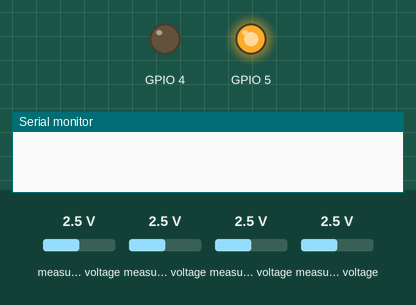
This sketch was run on a simulated ESP8266 (NodeMCU). On the bench: output pins drawn as LEDs (lit = HIGH), the last lines printed to the serial monitor. The test bench sets the inputs (shaded band); at power-on: measured voltage 2.5 V. WiFi joins after 1.5 s; servers stay silent unless stated. At 8.3 s the program puts the board to deep sleep or switches it off; the recording ends there.

Above: at 0.1 s.
At 1.67 s:
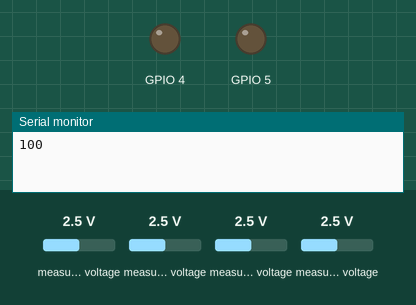
At 2.8 s:
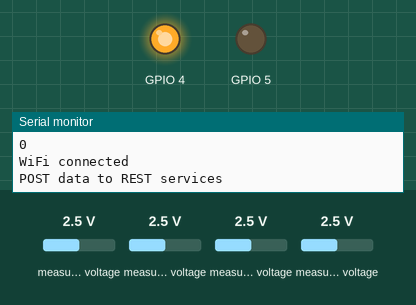
Timing chart, 0 to 4.3 s (numbered marks = the images above):
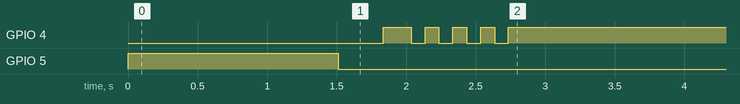

Measured:
- by itself, GPIO 4: LOW → HIGH at 1.8 s, → LOW 0.20 s later, → HIGH 0.10 s later, → LOW 0.10 s later, … (9 changes in this stretch)
- by itself, GPIO 5: LOW → HIGH at 0.00 s, → LOW 1.5 s later

The sketch:

main.ino
```cpp
// ------------------INFORMACIÓN---------------------------------------
//
// Fichero: main.ino
// Autor: LeafTech
// Fecha: 16/01/2021
//
// ------------------BIBLIOTECAS---------------------------------------
#include <Wire.h>
#include <Adafruit_ADS1015.h>

#include "SalinitySensor.h"
#include "HumiditySensor.h"
#include "TemperatureSensor.h"
#include "LuminitySensor.h"
#include "WifiManager.h"

Adafruit_ADS1115 ads1115(0x48);
WifiManager wifi;

// --------------------SET UP-----------------------------------------
void setup() {
  Serial.begin(9600);

  ads1115.begin();
  ads1115.setGain(GAIN_ONE);
}
// ---------------------LOOP------------------------------------------
void loop() {
  SalinitySensor salinitySensor(ads1115, (unsigned) 0, (unsigned) 5, (unsigned) 13500);
  HumiditySensor humiditySensor(ads1115, (unsigned) 2, (unsigned) 30000, (unsigned) 16825);
  TemperatureSensor temperatureSensor(ads1115, (unsigned) 1);
  LuminitySensor luminitySensor(ads1115, (unsigned) 3);

  salinitySensor.measureSalinity();
  Serial.println(salinitySensor.getVal());
  delay (300);
  humiditySensor.measureHumidity();
  Serial.println(humiditySensor.getVal());

  temperatureSensor.measureTemperature();
  Serial.println(temperatureSensor.getVal());

  luminitySensor.measureLuminity();
  Serial.println(luminitySensor.getVal());

// -----------------VALORES DE LA SONDA------------------------------
  String data[4];
  String dataName[4];

  dataName[0] = "Salinity";
  data[0] = salinitySensor.getVal();
  dataName[1] = "Humidity";
  data[1] = humiditySensor.getVal();
  dataName[2] = "Temperature";
  data[2] = temperatureSensor.getVal();
  dataName[3] = "Luminity";
  data[3] = luminitySensor.getVal();

// ---------------------WI-FI-----------------------------------------
  wifi.sendDataToCloud(dataName, data, 4);
// ---------------AHORRO DE ENERGÍA-----------------------------------
  delay(5000);
  Serial.println("Sleeping...");
  ESP.deepSleep(15 * 1000000);
}
// --------------------------------------------------------------------
```

HumiditySensor.h
```cpp
// ------------------INFORMACIÓN---------------------------------------
//
// Fichero: HumiditySensor.h
// Autor: LeafTech
// Fecha: 16/01/2021
//
// ---------------------------------------------------------------------
#ifndef HUMIDITYSENSOR_H
#define HUMIDITYSENSOR_H
// ------------------BIBLIOTECAS----------------------------------------
#include "Sensor.h"
// ----------------CLASE HUMIDITYSENSOR---------------------------------
class HumiditySensor: public Sensor {
  private:
    unsigned int humidityAirValue;
    unsigned int humidityWaterValue;
  public:
    void measureHumidity();
    HumiditySensor(Adafruit_ADS1115 _board, unsigned int _readPort, unsigned int _humidityAirValue, unsigned int _humidityWaterValue){
      board = _board;
      analogReadPort = _readPort;
      humidityAirValue = _humidityAirValue;
      humidityWaterValue = _humidityWaterValue;
    }
};
// ---------------------------------------------------------------------
#endif
// ---------------------------------------------------------------------
```

LuminitySensor.h
```cpp
// ------------------INFORMACIÓN---------------------------------------
//
// Fichero: LuminitySensor.h
// Autor: LeafTech
// Fecha: 16/01/2021
//
// ---------------------------------------------------------------------
#ifndef LUMINITYSENSOR_H
#define LUMINITYSENSOR_H
// ------------------BIBLIOTECAS----------------------------------------
#include "Sensor.h"
// ----------------CLASE LUMINITYSENSOR---------------------------------
class LuminitySensor: public Sensor {
  public:
    void measureLuminity();
    LuminitySensor(Adafruit_ADS1115 _board, unsigned int _readPort){
      board = _board;
      analogReadPort = _readPort;
    }
};
// ---------------------------------------------------------------------
#endif
// ---------------------------------------------------------------------
```

SalinitySensor.h
```cpp
// ------------------INFORMACIÓN---------------------------------------
//
// Fichero: SalinitySensor.h
// Autor: LeafTech
// Fecha: 16/01/2021
//
// ---------------------------------------------------------------------
#ifndef SALINITYSENSOR_H
#define SALINITYSENSOR_H
// ------------------BIBLIOTECAS----------------------------------------
#include "Sensor.h"
// ----------------CLASE SALINITYSENSOR---------------------------------
class SalinitySensor: public Sensor {
  private:
    unsigned int salinityWaterValue;
  public:
    void measureSalinity();
    SalinitySensor(Adafruit_ADS1115 _board, unsigned int _readPort, unsigned int _powerPort, unsigned int _salinityWaterValue){
      board = _board;
      analogReadPort = _readPort;
      powerPort = _powerPort;
      salinityWaterValue = _salinityWaterValue;
      pinMode(powerPort, OUTPUT);
     }
};
// ---------------------------------------------------------------------
#endif
// ---------------------------------------------------------------------
```

Sensor.h
```cpp
// ------------------INFORMACIÓN---------------------------------------
//
// Fichero: Sensor.h
// Autor: LeafTech
// Fecha: 16/01/2021
//
// ---------------------------------------------------------------------
#ifndef SENSOR_H
#define SENSOR_H
// ------------------BIBLIOTECAS----------------------------------------
#include <Adafruit_ADS1015.h>
// -----------------CLASE SENSOR----------------------------------------
class Sensor {
  protected:
    Adafruit_ADS1115 board;
    unsigned int analogReadPort;//Puerto analógico del ADS
    unsigned int powerPort;//Puerto de alimentación
    int readedValue;//Valor de lectura
    int finalValue;//Valor de lectura
    void readValue();
  public:
    int getVal(){  //Método para obtener valor final
      return finalValue;
    };
    int getValLect(){ //Método para obtener el valor de lectura
      return readedValue;
    };
};
// ---------------------------------------------------------------------
#endif
// ---------------------------------------------------------------------
```

TemperatureSensor.h
```cpp
// ------------------INFORMACIÓN---------------------------------------
//
// Fichero: TemperatureSensor.h
// Autor: LeafTech
// Fecha: 16/01/2021
//
// ---------------------------------------------------------------------
#ifndef TEMPERATUREENSOR_H
#define TEMPERATUREENSOR_H
// ------------------BIBLIOTECAS----------------------------------------
#include "Sensor.h"
// ----------------CLASE TEMPERATURESENSOR------------------------------
class TemperatureSensor: public Sensor {
  public:
    void measureTemperature();
    TemperatureSensor(Adafruit_ADS1115 _board, unsigned int _readPort){
      board = _board;
      analogReadPort = _readPort;
    }
};
// ---------------------------------------------------------------------
#endif
// ---------------------------------------------------------------------
```

WifiManager.h
```cpp
// ------------------INFORMACIÓN---------------------------------------
//
// Fichero: WifiManager.h
// Autor: LeafTech
// Fecha: 16/01/2021
//
// ---------------------------------------------------------------------
#ifndef WIFIMANAGER_H
#define WIFIMANAGER_H
// ----------------CLASE WIFIMANAGER------------------------------------
class WifiManager{
  public:
    WifiManager();
    void sendDataToCloud(String fieldName[], String data[], int nFields);
    bool isWifiConnected();
  private:
    void connectWiFi();
    void blinkLedStatus();
    void HTTPPost(String fieldName[], String fieldData[], int numFields);
};
// ---------------------------------------------------------------------
#endif
// ---------------------------------------------------------------------
```

WifiManager.ino
```cpp
// ------------------INFORMACIÓN---------------------------------------
//
// Fichero: WifiManager.ino
// Autor: LeafTech
// Fecha: 16/01/2021
//
// ------------------BIBLIOTECAS----------------------------------------
#include <ESP8266WiFi.h>
#include "WifiManager.h"
// ---------------------------------------------------------------------
//#define WiFi_CONNECTION_UPV
#define REST_SERVER_DWEET

#ifdef WiFi_CONNECTION_UPV //Conexion UPV
const char WiFiSSID[] = "GTI1"; //Nombre de la red Wi-Fi
const char WiFiPSK[] = "1PV.arduino.Toledo"; //Contraseña de la red Wi-Fi
#else //Conexion fuera de la UPV
const char WiFiSSID[] = "dMx-AP2";//Nombre de la red Wi-Fi
const char WiFiPSK[] = "L4nXmD3tN2";//Contraseña de la red Wi-Fi
#endif
// ---------------------------------------------------------------------
#if defined(WiFi_CONNECTION_UPV) //Conexion UPV
const char Server_Host[] = "proxy.upv.es";
const int Server_HttpPort = 8080;
#elif defined(REST_SERVER_DWEET) //Conexion fuera de la UPV
const char Server_Host[] = "dweet.io";
const int Server_HttpPort = 80;
#endif
// ---------------------------------------------------------------------
WiFiClient client;

WifiManager::WifiManager() {
  connectWiFi();
  pinMode(4, OUTPUT);
}
// ---------------------------------------------------------------------
void WifiManager::sendDataToCloud(String fieldName[], String data[], int nFields) {
  if(!isWifiConnected()){
    connectWiFi();
    unsigned int tries = 0;
    //Max. 7 veces para intentar conectarse a la wifi
    while (!isWifiConnected()) {
      if(tries >= 7){
        return;
      }
      tries++;
      Serial.println("Wifi Off... Reconnecting... (" + (String) tries + ")");
      delay(8000);
    }
  }else{
    Serial.println("WiFi connected");
  }
  HTTPPost(fieldName, data, nFields);
}
// ---------------------------------------------------------------------
void WifiManager::connectWiFi()
{
  WiFi.begin(WiFiSSID, WiFiPSK);
}
// ---------------------------------------------------------------------
bool WifiManager::isWifiConnected() {
  if (WiFi.status() == WL_CONNECTED) {
    digitalWrite(4, HIGH);
    return true;
  } else {
    digitalWrite(4, LOW);
    return false;
  }
}
// ---------------------------------------------------------------------
void WifiManager::blinkLedStatus() {
  digitalWrite(4, LOW);
  delay(100);
  digitalWrite(4, HIGH);
}
// ---------------------------------------------------------------------
void WifiManager::HTTPPost(String fieldName[], String fieldData[], int numFields) {
  if (client.connect( Server_Host , Server_HttpPort )) {
    Serial.println("POST data to REST services");
    String PostData = "";
    for ( int field = 0; field < numFields; field++ ) {
      PostData += fieldName[field] + "=" + fieldData[ field ];
      if (field <= numFields) {
        PostData += "&";
      }
    }
    client.println( "POST http://dweet.io/dweet/for/cdiocurso2020g09?");
    client.println( "Host: dweet.io");
    client.println( "Connection: close" );
    client.println( "Content-Type: application/x-www-form-urlencoded" );
    client.println( "Content-Length: " + String( PostData.length() ) );
    client.println();
    client.println(PostData);

    for(int i = 0; i < 4; i++){
      blinkLedStatus();
      delay(100);
    }

    delay(500);
    Serial.println();
    while (client.available()) {
      String line = client.readStringUntil('\r');
      Serial.print(line);
    }
    Serial.println();
    Serial.println();

  } else {
    Serial.println("Can't connect with REST services");
  }
}
// ---------------------------------------------------------------------
```

functions.ino
```cpp
// ------------------INFORMACIÓN---------------------------------------
//
// Fichero: WifiManager.ino
// Autor: LeafTech
// Fecha: 16/01/2021
// ------------------BIBLIOTECAS----------------------------------------
#include "SalinitySensor.h"
#include "HumiditySensor.h"
#include "TemperatureSensor.h"
#include "LuminitySensor.h"
// ---------------MEASURE SALINITY--------------------------------------
void SalinitySensor::measureSalinity() {
  digitalWrite(powerPort, HIGH); // Se activa el sensor para enviar una carga electrica
  delay(1500); // Espera de 1.5s
  int16_t val = board.readADC_SingleEnded(analogReadPort); //Se lee el valor leido del sensor
  digitalWrite(powerPort, LOW); // Se apaga el sensor tras leer la lectura

  float r = 0;
  if (val > salinityWaterValue) {
    r = (float)((val - salinityWaterValue) * 25.64) / 1000; //Formula usada para calcular el porcentaje segun el valor leido
    if (r > 100) {
      r = 100;
    }
  }

  //Se guarda en la variable definida en el loop() (vSalinityPort) el valor de lectura para casos de Debug
  readedValue = val;
  //Se devuelve el porcentaje
  finalValue = r;
}
// ------------------------MEASURE HUMIDITY-----------------------------
void HumiditySensor:: measureHumidity() {
  int16_t val = board.readADC_SingleEnded(analogReadPort); //Lectura analogica del sensor
  int humidity = 0;
  if (val < humidityAirValue) {
    humidity = 100 * humidityAirValue / (humidityAirValue - humidityWaterValue) - val * 100 / (humidityAirValue - humidityWaterValue); //Formula usada para calcular el porcentaje segun el valor leido
    if (humidity > 100) {
      humidity = 100;
    }
  }
  //Se guarda en la variable definida en el loop() (vHumidityPort) el valor de lectura para casos de Debug
  readedValue = val;
  //Retorna el porcentaje
  finalValue = humidity;
}
// --------------------MEASURE TEMPERATURE--------------------------------
void TemperatureSensor::measureTemperature() {
  int16_t val = board.readADC_SingleEnded(analogReadPort); //Valor leido del sensor de temperatura
  float Vo = (((float)val / 1000.0) / 8.0); //Fórmula para calcular el voltaje
  float temperature = (Vo - 0.79) / 0.034; //Fórmula para calcular la temperatura en base a Vo dandola en Celsius

  readedValue = val;
  finalValue = temperature;
  //Retorna la temperatura
}
// --------------------MEASURE LUMINIDTY--------------------------------
void LuminitySensor::measureLuminity(){
  int16_t val = board.readADC_SingleEnded(analogReadPort); //Valor leido del sensor de iluminación
  readedValue = val;

 //Si el valor leido por el sensor es menor de 50 muestra en pantalla que es de noche
   if(val>15540){

    finalValue = 0; //Asignamos el numero 0 para que en la interfaz grafica muestre de noche
  }
  //Si el valor leido por el sensor se encuentra entre 50 y 150  muestra en pantalla que esta nublado
  else if  (val<=15540 && val<=15480){

    finalValue = 1; //Asignamos el numero 1 para que en la interfaz grafica muestre nublado
  }
  //Si el valor leido por el sensor es mayor de 150  muestra en pantalla que esta soleado
  else {

    finalValue = 2; //Asignamos el numero 1 para que en la interfaz grafica muestre soleado

  }

}
```
